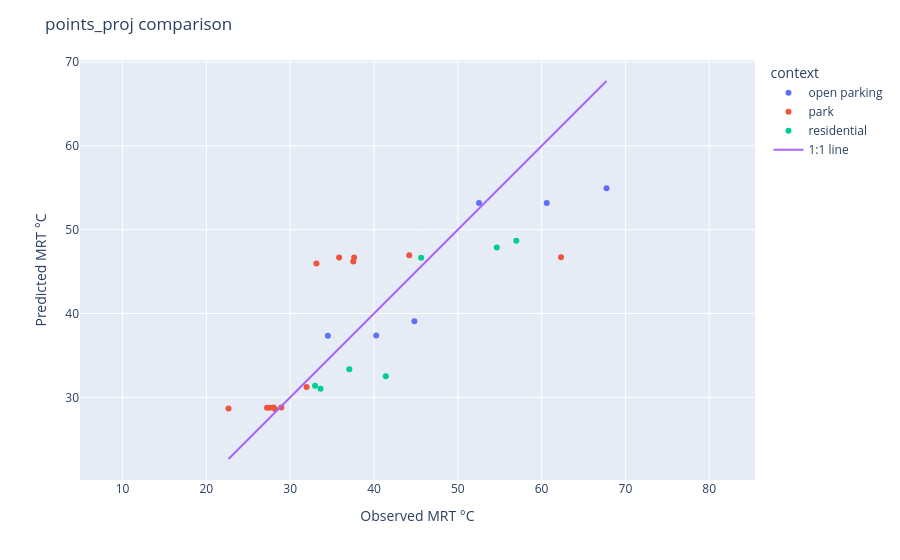

Notebook source saved alongside this figure:
### Code cell
# Compute 1:1 line range
m = min(obs.min(), pred.min())
M = max(obs.max(), pred.max())

# Scatter
fig = px.scatter(
    points_proj,
    x=obs,
    y=pred,
    color="context",
    hover_data=["TG", "TA","WIND M/S", "condition"],
)

# 1:1 line
fig.add_scatter(
    x=[m, M],
    y=[m, M],
    mode="lines",
    name="1:1 line"
)

fig.update_layout(
    xaxis_title="Observed MRT °C",
    yaxis_title="Predicted MRT °C",
    title="points_proj comparison"
)

fig.update_yaxes(scaleanchor="x", scaleratio=1)

fig.show()

### Figure 1 — Plotly figure (JSON) as saved in the notebook; plotly's stock layout.template omitted (floating-point values rounded to 4 significant figures)
{"data": [{"customdata": [[31.6, 28.7, 2.7, "SHADOW"], [32.6, 29.3, 0, "SHADOW"], [38.7, 30.1, 1.6, "SUN"], [42.2, 28.9, 0.7, "SUN"], [33, 28.9, 1, "SHADOW"], [39.4, 29.2, 3, "SUN"]], "hovertemplate": "context=open parking<br>MRT=%{x}<br>MRT_predicted=%{y}<br>TG=%{customdata[0]}<br>TA=%{customdata[1]}<br>WIND M/S=%{customdata[2]}<br>condition=%{customdata[3]}<extra></extra>", "legendgroup": "open parking", "marker": {"color": "#636efa", "symbol": "circle"}, "mode": "markers", "name": "open parking", "orientation": "v", "showlegend": true, "type": "scatter", "x": [40.27, 34.5, 60.61, 52.53, 44.82, 67.74], "xaxis": "x", "y": [37.37, 37.35, 53.18, 53.2, 39.08, 54.95], "yaxis": "y"}, {"customdata": [[38, 34.4, 0.2, "SUN"], [40.9, 35, 0.8, "SUN"], [42.7, 36.4, 0.3, "SUN"], [39.6, 34.8, 0.8, "SUN"], [46.8, 37.2, 0.7, "SUN"], [34.8, 31.9, 0.1, "SHADOW"], [31.8, 32.3, 0, "SHADOW"], [30, 31.6, 0, "SHADOW"], [29.3, 31.8, 0, "SHADOW"], [28.9, 31.9, 0, "SHADOW"], [29.6, 31, 0, "SHADOW"], [29.7, 30.9, 0, "SHADOW"], [39.4, 30.1, 2.4, "SUN"]], "hovertemplate": "context=park<br>MRT=%{x}<br>MRT_predicted=%{y}<br>TG=%{customdata[0]}<br>TA=%{customdata[1]}<br>WIND M/S=%{customdata[2]}<br>condition=%{customdata[3]}<extra></extra>", "legendgroup": "park", "marker": {"color": "#EF553B", "symbol": "circle"}, "mode": "markers", "name": "park", "orientation": "v", "showlegend": true, "type": "scatter", "x": [33.13, 37.53, 37.63, 35.84, 44.21, 31.96, 28.94, 28.19, 27.58, 27.24, 28.01, 22.64, 62.32], "xaxis": "x", "y": [45.97, 46.21, 46.67, 46.69, 46.96, 31.23, 28.79, 28.6, 28.75, 28.75, 28.8, 28.67, 46.72], "yaxis": "y"}, {"customdata": [[34.4, 30.7, 0.9, "SHADOW"], [38.6, 30.2, 1.6, "SUN"], [32.5, 30.4, 0, "SHADOW"], [41.1, 31.5, 1.7, "SUN"], [32.5, 30.3, 0.4, "SHADOW"], [43.7, 33.5, 0.6, "SUN"], [33.1, 30.6, 0, "SHADOW"]], "hovertemplate": "context=residential<br>MRT=%{x}<br>MRT_predicted=%{y}<br>TG=%{customdata[0]}<br>TA=%{customdata[1]}<br>WIND M/S=%{customdata[2]}<br>condition=%{customdata[3]}<extra></extra>", "legendgroup": "residential", "marker": {"color": "#00cc96", "symbol": "circle"}, "mode": "markers", "name": "residential", "orientation": "v", "showlegend": true, "type": "scatter", "x": [41.41, 54.65, 37.05, 56.98, 32.97, 45.62, 33.63], "xaxis": "x", "y": [32.5, 47.88, 33.36, 48.67, 31.37, 46.66, 31.01], "yaxis": "y"}, {"mode": "lines", "name": "1:1 line", "type": "scatter", "x": [22.64, 67.74], "y": [22.64, 67.74]}], "layout": {"legend": {"title": {"text": "context"}, "tracegroupgap": 0}, "margin": {"t": 60}, "title": {"text": "points_proj comparison"}, "xaxis": {"anchor": "y", "domain": [0, 1], "title": {"text": "Observed MRT °C"}}, "yaxis": {"anchor": "x", "domain": [0, 1], "scaleanchor": "x", "scaleratio": 1, "title": {"text": "Predicted MRT °C"}}}}
